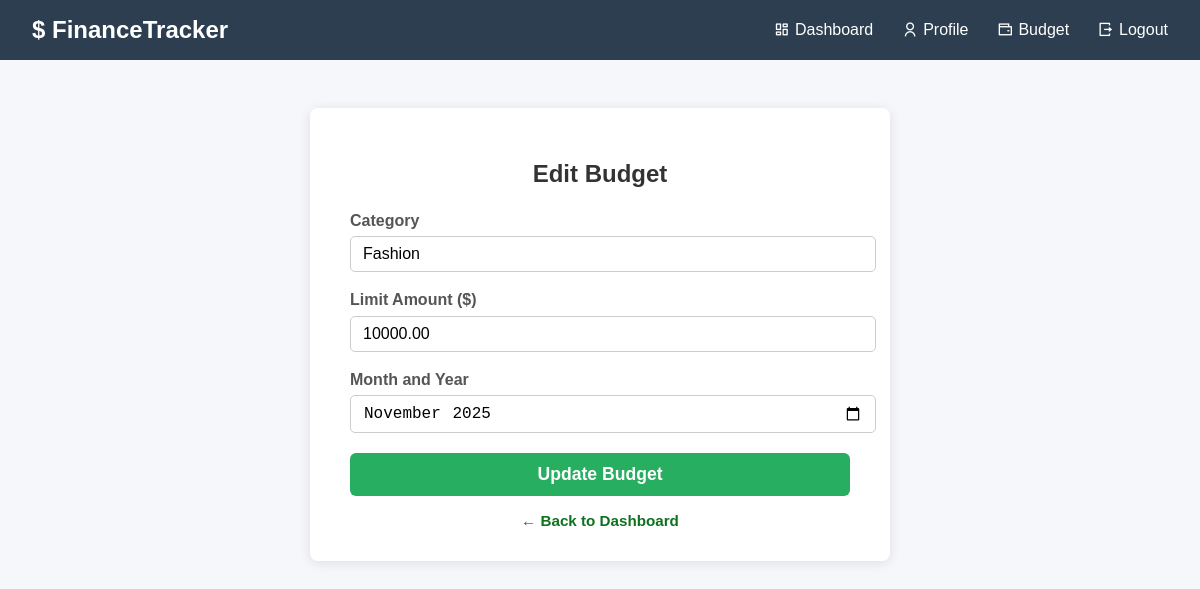
Screenshot of /edit_budget.php?id=6 (signed in) with the database file from the repository.
### tables this page shows
CREATE TABLE `budget` (
  `id` int(11) NOT NULL,
  `user_id` int(11) NOT NULL,
  `category` varchar(100) NOT NULL,
  `limit_amount` decimal(10,2) NOT NULL,
  `month_year` varchar(7) NOT NULL,
  `created_at` timestamp NOT NULL DEFAULT current_timestamp(),
  `category_id` int(11) DEFAULT NULL
);

### edit_budget.php (the view, shortened to what this page needs)
<?php
include 'db.php';
$user_id = $_SESSION['user_id'];
$id = intval($_GET['id'] ?? 0);
$sql = "SELECT category, limit_amount, month_year FROM budget WHERE id = ? AND user_id = ?";
$stmt = $conn->prepare($sql);
$stmt->bind_param("ii", $id, $user_id);
$stmt->execute();
$result = $stmt->get_result();
$current = $result->fetch_assoc();
?>
<!DOCTYPE html>
<html lang="en">
<head>
<link rel="stylesheet" href="https://cdn.jsdelivr.net/npm/remixicon/fonts/remixicon.css" />
</head>
<body>
<nav>
  <div class="logo">$ <span>Finance</span>Tracker</div>
  <div class="nav-links">
    <a href="dashboard.php"><i class="ri-dashboard-line"></i>Dashboard</a>
    <a href="profile.php"><i class="ri-user-line"></i>Profile</a>
    <a href="budget.php"><i class="ri-wallet-line"></i>Budget</a>
    <a href="logout.php"><i class="ri-logout-box-r-line"></i>Logout</a>
  </div>
</nav>
<main>
  <h2>Edit Budget</h2>
  <form method="POST" action="edit_budget.php?id=<?php echo $id; ?>">
    <label for="category">Category</label>
    <input type="text" id="category" name="category" required placeholder="e.g., Groceries" value="<?php echo htmlspecialchars($current['category']); ?>" />
    <label for="limit_amount">Limit Amount ($)</label>
    <input type="number" id="limit_amount" name="limit_amount" min="0.01" step="0.01" required placeholder="e.g., 500" value="<?php echo htmlspecialchars($current['limit_amount']); ?>" />
    <label for="month_year">Month and Year</label>
    <input type="month" id="month_year" name="month_year" required value="<?php echo htmlspecialchars($current['month_year']); ?>" />
    <button type="submit" class="submit-btn">Update Budget</button>
  </form>
  <a href="dashboard.php" class="back-link">&larr; Back to Dashboard</a>
</main>
</body>
</html>

### edit_budget.php (style rules this page uses)
body { font-family: Arial, sans-serif; background: #f5f7fa; margin: 0; padding: 0; }
nav { background: #2c3e50; color: #fff; padding: 1rem 2rem; display: flex; justify-content: space-between; align-items: center; }
nav .logo { font-size: 1.5rem; font-weight: bold; }
nav .nav-links a { color: #fff; margin-left: 1.5rem; text-decoration: none; font-weight: 500; display: inline-flex; align-items: center; gap: 0.3rem; }
main { max-width: 500px; margin: 3rem auto; background: #fff; padding: 2rem 2.5rem; border-radius: 8px; box-shadow: 0 2px 12px rgba(0,0,0,0.1); }
h2 { margin-bottom: 1.5rem; color: #333; font-weight: 600; text-align: center; }
form label { display: block; margin-bottom: 0.4rem; font-weight: 600; color: #555; }
form input[type="text"], form input[type="number"], form input[type="month"] { width: 100%; padding: 0.5rem 0.75rem; margin-bottom: 1.2rem; border: 1.8px solid #ccc; border-radius: 5px; font-size: 1rem; transition: border-color 0.3s ease; }
button.submit-btn { background: #27ae60; color: white; border: none; padding: 0.7rem 1.5rem; border-radius: 6px; cursor: pointer; font-size: 1.1rem; font-weight: 600; width: 100%; transition: background-color 0.3s ease; }
.back-link { margin-top: 1rem; display: block; text-align: center; font-size: 0.95rem; color:rgb(15, 113, 30); text-decoration: none; font-weight: 600; }

### rows the page displays
budget: category "Fashion", limit_amount "10000.00", month_year "2025-11"
